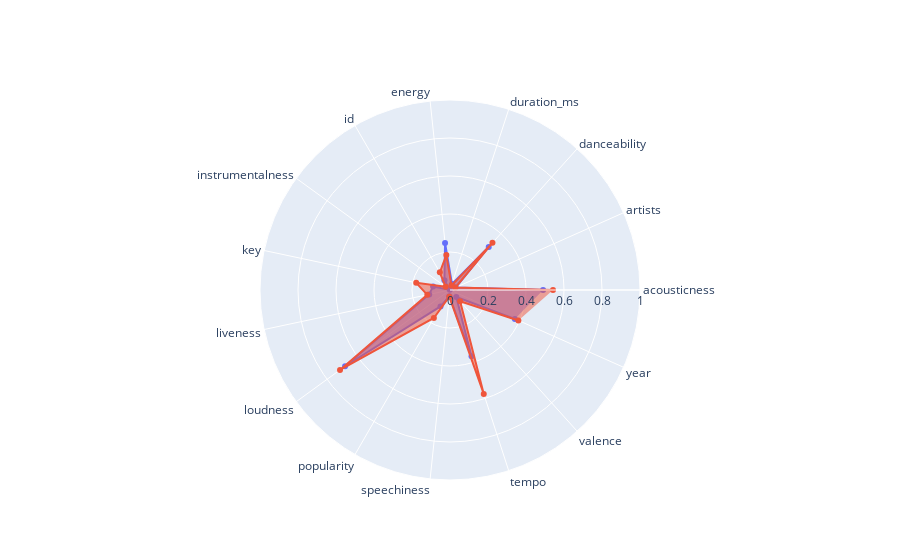

Notebook source saved alongside this figure:
### Code cell
compare_this(10000, 18201)

### Figure 1 — Plotly figure (JSON) as saved in the notebook; plotly's stock layout.template omitted (floating-point values rounded to 4 significant figures)
{"data": [{"fill": "toself", "name": "Product A", "r": [0.49, 0.03224, 0.3047, 0.03351, 0.249, 0.05886, 0.0012, 0.09091, 0.112, 0.6827, 0.1, 0.03251, 0.3667, 0.0494, 0.3737], "theta": ["acousticness", "artists", "danceability", "duration_ms", "energy", "id", "instrumentalness", "key", "liveness", "loudness", "popularity", "speechiness", "tempo", "valence", "year"], "type": "scatterpolar"}, {"fill": "toself", "name": "Product B", "r": [0.5422, 0.03089, 0.334, 0.0249, 0.185, 0.1071, 0.0288, 0.1818, 0.122, 0.7155, 0.17, 0.0354, 0.575, 0.0795, 0.3939], "theta": ["acousticness", "artists", "danceability", "duration_ms", "energy", "id", "instrumentalness", "key", "liveness", "loudness", "popularity", "speechiness", "tempo", "valence", "year"], "type": "scatterpolar"}], "layout": {"polar": {"radialaxis": {"range": [0, 1], "visible": true}}, "showlegend": false}}
